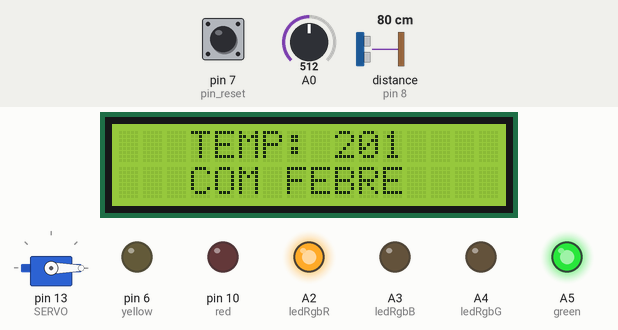
This sketch was run on a simulated Arduino Uno, built with avr-gcc and run on an emulated ATmega328P. On the bench: 16×2 character LCD, servo, output pins drawn as LEDs (lit = HIGH). The test bench sets the inputs (shaded band); at power-on: A0 = 512, distance to the obstacle (sensor on pin 8) 80 cm, pin 7 (pin_reset) LOW. The echo pulse lasts 58.3 µs per cm; pins used as bus, display or sensor lines are not drawn; what the sketch prints to the serial monitor is not drawn.

Above: at 1.3 s.
1.4 s: A0 set to 195
At 6.5 s:
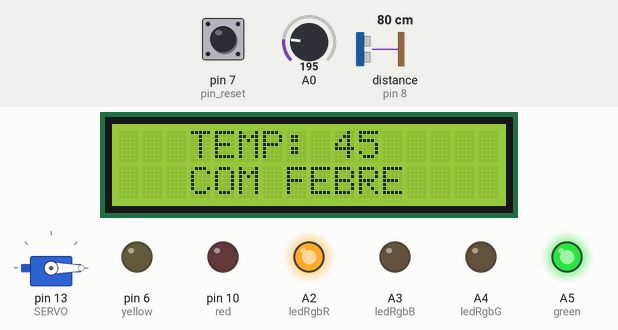
7.4 s: A0 set to 181
At 10.7 s:
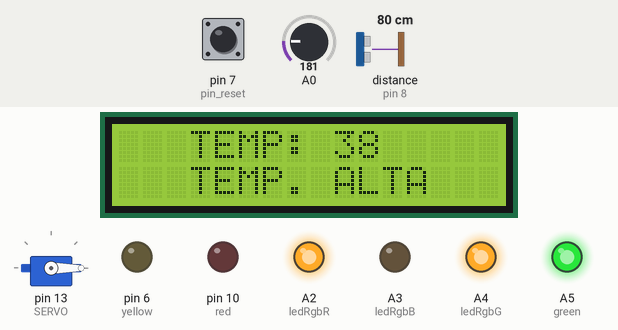
13.4 s: A0 set to 122
At 16.1 s:
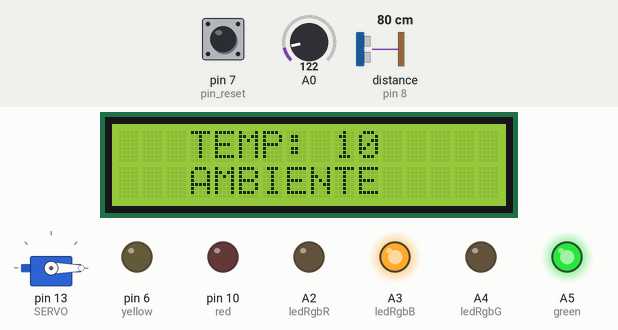
19.4 s: distance to the obstacle (sensor on pin 8) set to 56 cm
25.4 s: distance to the obstacle (sensor on pin 8) set to 49 cm
At 31.4 s:
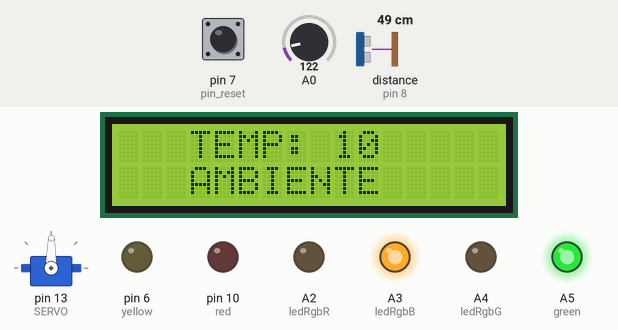
33.6 s: A0 set to 210
At 47.1 s:
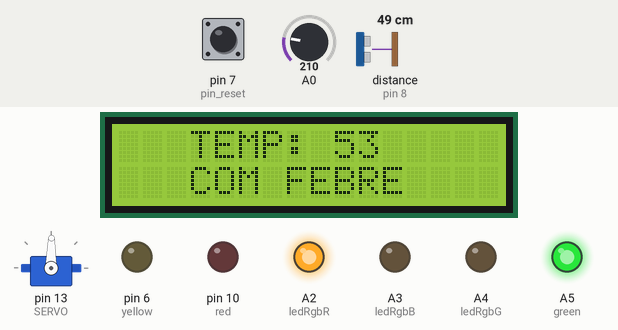
Timing chart, 0 to 57.2 s (numbered marks = the images above; inputs shaded):
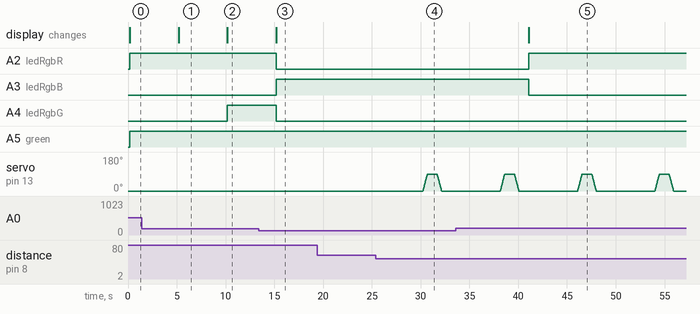

The sketch:

SmartCleanerPrototype.ino
```cpp
#include <LiquidCrystal.h>

#include <Servo.h>

#define SERVO 13
#define pin_trigger 9
#define pin_echo 8
#define pin_reset 7
#define green A5
#define yellow 6
#define red 10
#define ledRgbR A2
#define ledRgbG A4
#define ledRgbB A3
#define tempSensor A0
// C++ code
//

//TEMPERATURE
int baselineTemp = 0;
int celsius = 0;
int stateMachine = 0;
int baseTemperature = 35;

//LCD
LiquidCrystal lcd(12,11,5,4,3,2);

//SERVO PARAMETERS
Servo s;
int pos;

//CIGANA
long duration;
int distanceCm, distanceInch;

//LEVEL MANAGER
int bottleStartLevel = 200;
int bottleManager = bottleStartLevel;
int redBottleThreshold, yellowBottleThreshold;

//BUTTON MANAGER
int buttonState = 0;
int lastButtonState = 0;


void setup()
{
  redBottleThreshold = int(bottleStartLevel * 0.1);
  yellowBottleThreshold = int(bottleStartLevel * 0.4);

  pinMode(LED_BUILTIN, OUTPUT);

  //TMPSensor
  pinMode(A0, INPUT);

  //LED RGB
  pinMode(ledRgbR, OUTPUT);
  pinMode(ledRgbG, OUTPUT);
  pinMode(ledRgbB, OUTPUT);

  //LCD
  lcd.begin(16,2);

  //RESET_BUTTON
  pinMode(pin_reset, INPUT);

  //LEDS
  pinMode(green, OUTPUT);
  pinMode(yellow, OUTPUT);
  pinMode(red, OUTPUT);

  //CIGANA
  pinMode(pin_trigger, OUTPUT);
  pinMode(pin_echo, INPUT);

  //SERVO
  s.attach(SERVO);
  Serial.begin(9600);
  s.write(0);

  delay(100);
}


void loop(){
  resetBottle();
  lightControl();
  checkTemperature();
  dispense();
}


void checkTemperature(){

  baselineTemp = 40;
  celsius = map(((analogRead(A0) - 20) * 3.04), 0, 1023, -40, 125);
  Serial.println(String(celsius) +"ºC");

  temperatureLed();


  //Limpa a tela
  lcd.clear();
  //Posiciona o cursor na coluna 3, linha 0;
  lcd.setCursor(3, 0);
  //Envia o texto entre aspas para o LCD
  lcd.print("TEMP: " + String(celsius));
  lcd.setCursor(3, 1);

  switch(stateMachine){
    case 3:
    	lcd.print("AMBIENTE");
    break;
    case 2:
		lcd.print("COM FEBRE");
    	break;
    case 1:
    	lcd.print("TEMP. ALTA");
    	break;
    case 0:
		lcd.print("TEMP. OK");
    	break;
  }

  delay(5000);
}


void temperatureLed(){
 Serial.println(String(celsius) + " PEGOU O LED");
  if(celsius >= 39){
    digitalWrite(ledRgbR, HIGH);
    digitalWrite(ledRgbG, LOW);
    digitalWrite(ledRgbB, LOW);
    stateMachine = 2;
  }
  else if(celsius >= 37){
    digitalWrite(ledRgbR, HIGH);
    digitalWrite(ledRgbG, HIGH);
    digitalWrite(ledRgbB, LOW);
    stateMachine = 1;
  }
  else if(celsius <= baseTemperature){
   	digitalWrite(ledRgbR, LOW);
    digitalWrite(ledRgbG, LOW);
    digitalWrite(ledRgbB, HIGH);
    stateMachine = 3;
  }
  else{
   	digitalWrite(ledRgbR, LOW);
    digitalWrite(ledRgbG, HIGH);
    digitalWrite(ledRgbB, LOW);
    stateMachine = 0;
  }
}

//LIGHT BOTTLE INDICATOR MANAGER
void lightControl(){
  if(bottleManager <= redBottleThreshold){
    	digitalWrite(green, LOW);
    	digitalWrite(yellow, LOW);
    	digitalWrite(red, HIGH);
  }
  else if(bottleManager <= yellowBottleThreshold){
    	digitalWrite(green, LOW);
    	digitalWrite(yellow, HIGH);
    	digitalWrite(red, LOW);
  }
  else{
    	Serial.println(String(bottleManager));
    	digitalWrite(green, HIGH);
    	digitalWrite(yellow, LOW);
    	digitalWrite(red, LOW);
  }
}

//LENDO A MAO
long readDistance(){
	digitalWrite(pin_trigger, LOW);
	delayMicroseconds(2);
	digitalWrite(pin_trigger, HIGH);
	delayMicroseconds(10);
	digitalWrite(pin_trigger, LOW);
	duration = pulseIn(pin_echo, HIGH);
	distanceCm= duration*0.034/2;
  	return distanceCm;
}

//SERVO COMMAND FOR DISPENSING
void dispense(){

  	if(readDistance() <= 50){
      for(pos = 0; pos < 90; pos++){
    		s.write(pos);
  			delay(5);
  		}
		delay(1000);
  		for(pos = 90; pos >= 0; pos--){
        	s.write(pos);
    		delay(5);
 		}

 	 	manageBottle();
      	delay(1000);
  	}
}


//RESETS COUNTER FOR LEDS
void resetBottle(){

  buttonState = digitalRead(pin_reset);
  if(buttonState != lastButtonState){
    if(buttonState == HIGH){
     bottleManager = bottleStartLevel;
    }
   	delay(1000);
  }
  	//TO DO: Post para DB com insert de dados modelo "ID, DATETIME"
  	//para registro da troca de bottle
}


//MANAGE COUNTER FOR LEDS
void manageBottle(){
	if(bottleManager > 0){
		bottleManager--;
  	}
}
```

Measured:
- the behaviour switches between 182 and 181 on A0 (found by bisection; images 1 and 2)
- the behaviour switches between 52 and 51 cm on distance to the obstacle (sensor on pin 8) (found by bisection; images 3 and 4)
- after the input at 1.4 s, the display: changes after 3.8 s (image 1)
- after the input at 7.4 s, A4 (ledRgbG): LOW → HIGH after 2.8 s; the display: changes after 2.8 s (image 2)
- after the input at 13.4 s, A2 (ledRgbR), A4 (ledRgbG): HIGH → LOW after 1.8 s; A3 (ledRgbB): LOW → HIGH after 1.8 s; the display: changes after 1.8 s (image 3)
- after the input at 19.4 s, every drawn part: stays the same
- after the input at 25.4 s, servo on pin 13 (SERVO): rises from 0° to 90° in 1.5 s, then falls to 0° in 0.46 s
- after the input at 33.6 s, A2 (ledRgbR): LOW → HIGH after 7.5 s; A3 (ledRgbB): HIGH → LOW after 7.5 s; the display: changes after 7.5 s (image 5)
